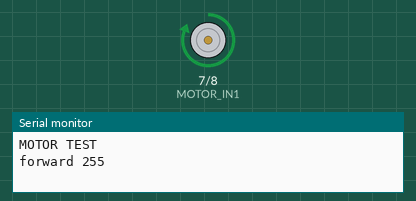
The sketch below on a simulated Arduino Uno, built with avr-gcc and run on an emulated ATmega328P. On the bench: motor-driver pin pairs drawn as motors (green arrow = first pin HIGH = forward, orange = second pin HIGH = backward, longer = more drive, scaled by the enable pin), the last lines printed to the serial monitor.

Above: at 1.5 s.
At 3.5 s:
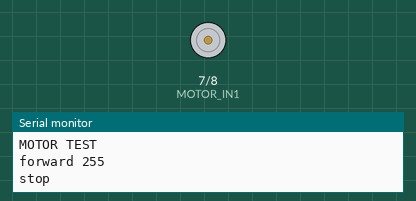
At 5.5 s:
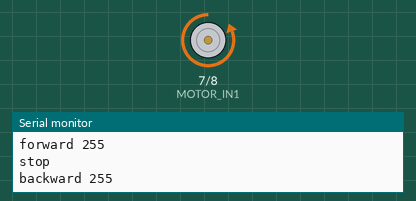
At 9.5 s:
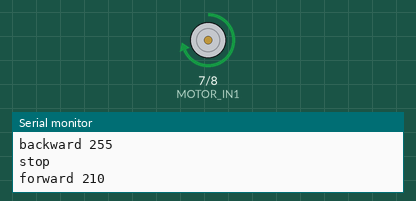
Timing chart, 0 to 15.6 s (numbered marks = the images above):
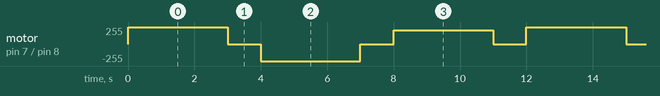

The sketch:

motor_test.ino
```cpp
/*
  MOTOR TEST — L298N only, no game logic.
  Same pins as horse_jump: ENB=D5, IN3=D7, IN4=D8 (motor on OUT3/OUT4).
  Open Serial Monitor at 9600 and watch what it says.
  Cycle: forward full speed 3 s -> stop 1 s -> backward full 3 s -> stop 1 s
         -> forward at 210 3 s -> stop 1 s -> repeat
*/
const int MOTOR_EN  = 5;
const int MOTOR_IN1 = 7;
const int MOTOR_IN2 = 8;

void drive(int in1, int in2, int pwm, const char *label, unsigned long ms) {
  digitalWrite(MOTOR_IN1, in1);
  digitalWrite(MOTOR_IN2, in2);
  analogWrite(MOTOR_EN, pwm);
  Serial.println(label);
  delay(ms);
}

void setup() {
  Serial.begin(9600);
  pinMode(MOTOR_EN, OUTPUT);
  pinMode(MOTOR_IN1, OUTPUT);
  pinMode(MOTOR_IN2, OUTPUT);
  Serial.println("MOTOR TEST");
}

void loop() {
  drive(HIGH, LOW, 255, "forward 255", 3000);
  drive(LOW,  LOW, 0,   "stop",        1000);
  drive(LOW,  HIGH, 255, "backward 255", 3000);
  drive(LOW,  LOW, 0,   "stop",        1000);
  drive(HIGH, LOW, 210, "forward 210", 3000);
  drive(LOW,  LOW, 0,   "stop",        1000);
}
```

Measured:
- by itself, motor on pin 7 (MOTOR_IN1) / pin 8 (MOTOR_IN2): repeats every 12.0 s: stopped 1.0 s, backward 255/255 3.0 s, stopped 1.0 s, forward 210/255 3.0 s, stopped 1.0 s, forward 255/255 3.0 s
